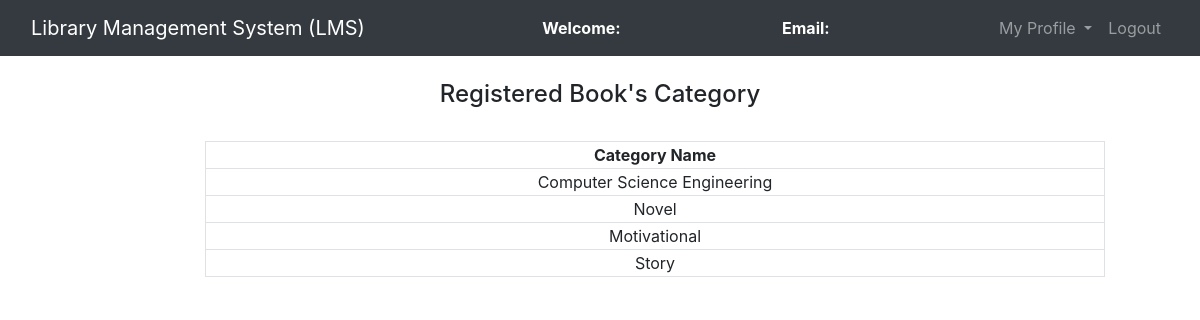
/admin/Regcat.php, run on an earlier commit of the app's database.
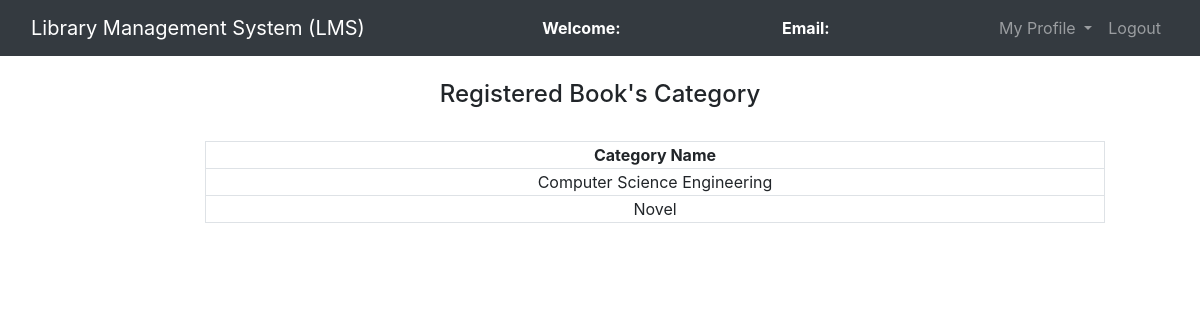
And on a later commit of the database.
### tables this page shows
CREATE TABLE `category` (
  `cat_id` int(11) NOT NULL,
  `cat_name` varchar(100) NOT NULL
);

### admin/Regcat.php (the view, shortened to what this page needs)
<?php
	$connection = mysqli_connect("localhost","root","");
	$query = "select * from category";
?>
<!DOCTYPE html>
<html>
<head>
	<link rel="stylesheet" type="text/css" href="../bootstrap-4.4.1/css/bootstrap.min.css">
</head>
<body>
	<nav class="navbar navbar-expand-lg navbar-dark bg-dark">
		<div class="container-fluid">
			<div class="navbar-header">
				<a class="navbar-brand" href="admin_dashboard.php">Library Management System (LMS)</a>
			</div>
			<font style="color: white"><span><strong>Welcome: <?php echo $_SESSION['name'];?></strong></span></font>
			<font style="color: white"><span><strong>Email: <?php echo $_SESSION['email'];?></strong></font>
		    <ul class="nav navbar-nav navbar-right">
		      <li class="nav-item dropdown">
	        	<a class="nav-link dropdown-toggle" data-toggle="dropdown">My Profile </a>
		      </li>
		      <li class="nav-item">
		        <a class="nav-link" href="../logout.php">Logout</a>
		      </li>
		    </ul>
		</div>
	</nav><br>
		<center><h4>Registered Book's Category</h4><br></center>
		<div class="row">
			<div class="col-md-2"></div>
			<div class="col-md-8">
				<form>
					<table class="table-bordered" width="900px" style="text-align: center">
						<tr>
							<th>Category Name</th>
						</tr>
					<?php
						$query_run = mysqli_query($connection,$query);
						while ($row = mysqli_fetch_assoc($query_run)){
							?>
							<tr>
							<td><?php echo $row['cat_name'];?></td>
						</tr>
					<?php
						}
					?>
				</table>
				</form>
			</div>
			<div class="col-md-2"></div>
		</div>
</body>
</html>

What changed in the data, as far as the page shows it:
removed category: cat_name "Motivational"
removed category: cat_name "Story"
